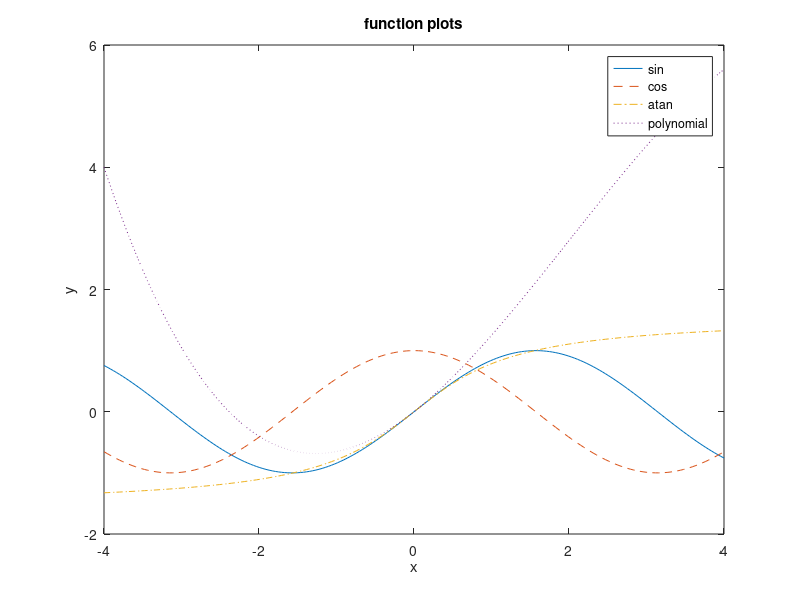

Reproduce this figure in MATLAB. (Note: this script raises an error after producing the figure.)
% Course Human-Oriented Robotics
% Social Robotics Lab
% University of Freiburg, Germany
% Lecturer: Prof. Kai Arras
% Lab Instructors: Timm Linder, Billy Okal, Luigi Palmieri
% (c) SRL 2014
% Author of this exercise: koa

% ---------------- %
% Exercise 1.1     %
% ---------------- %

%addpath('... your path .../librobotics');


% ---------------- %
% Exercise 1.2     %
% ---------------- %

%1.2.a
a = [1 2 3 4 5]
b = [0; 1; 3; 6; 10]
a'
b'
cumsum(a)
diff(b)

%1.2.b
%a*a
% Explanation:
% Inner dimension mismatch. Doesn't work in linear algebra, doesn't work in Matlab
a.*a
a.^3
a*b
M = b*a

%1.2.c
whos

%1.2.d
M(2,:)
M(:,4)
M([1 3 5],3:end)

%1.2.e
inv(M)
% Explanations:
% - the row space of M is spanned by linearly dependent vectors OR
% - compute det(M) and verify that the determinant of a singular matrix is zero

%1.2.f
M(M>9) = -1

%1.2.g
size(a)
size(b)
size(M)
size(M,1)
size(M,2)
ones(size(M))
randn(size(M))


% ---------------- %
% Exercise 1.3     %
% ---------------- %

%1.3.a & 1.3.c
x = linspace(-4,4,200);
figure(1); clf;
plot(x,sin(x),'-',x,cos(x),'--',x,atan(x),'-.',x,x+0.3*x.^2-0.05*x.^3,':')

%1.3.b
title('function plots')
xlabel('x')
ylabel('y')
legend('sin','cos','atan','polynomial')



% ---------------- %
% Exercise 1.4     %
% ---------------- %

%1.4.a
%See function plotcircle.m

%1.4.b
%See script PlotCircleDemo.m


% ---------------- %
% Exercise 1.5     %
% ---------------- %
clear;   % Start with a clean workspace

% Define constants
MAXRANGE = 7.5;
THRESH = 0.35;
MINNPOINTS = 3;

%1.5.a Read in data
scan = load('scan.txt');
phi = scan(:,1)';
rho = scan(:,2)';

%1.5.b Delete maxrange readings
imaxrange = find(rho > MAXRANGE);
phi(imaxrange) = [];
rho(imaxrange) = [];

%1.5.a Convert to Cartesian coordinates
[x, y] = pol2cart(phi,rho);

%1.5.a Plot scan
figure(2); clf; box on;
plot(x,y,'.-');
axis equal;

%1.5.c Find break points in scan
rhodiff = diff(rho);
ifdiff = (abs(rhodiff) > THRESH);
ibreaks = find(ifdiff);

% 1.5.d
% Combine segment start and end indices into same vector,
% then pad with first and last index 
% (That's just one approach...)
isegs = sort([1 ibreaks ibreaks+1 length(x)]);

% Built segments data structure
j = 1;
for i = 1:2:length(isegs),
  ibeg = isegs(i);
  iend = isegs(i+1);
  ivec = ibeg:iend;
  %1.5.f Skip segments smaller than MINNPOINTS
  if length(ivec) > MINNPOINTS,
    segments(j).id = j;
    segments(j).is = ibeg;
    segments(j).ie = iend;
    points = [x(ivec); y(ivec)];
    segments(j).points = points;
    segments(j).xm = mean(points,2);
    j = j + 1;
  end;
end;

%1.5.e Plot segments
figure(3); clf; box on; hold on;
for i = 1:length(segments),
  plot(segments(i).points(1,:),segments(i).points(2,:),'.','MarkerSize',20,'Color',rand(3,1));
  text(segments(i).xm(1),segments(i).xm(2),int2str(segments(i).id));
end;
axis equal;
title('Segmented scan');

